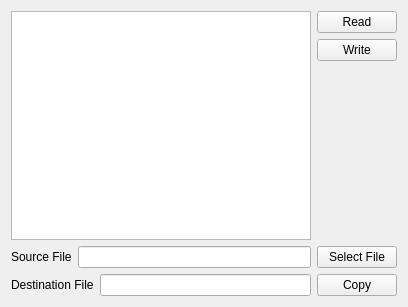
<?xml version="1.0" encoding="UTF-8"?>
<ui version="4.0">
 <class>Widget</class>
 <widget class="QWidget" name="Widget">
  <property name="geometry">
   <rect>
    <x>0</x>
    <y>0</y>
    <width>408</width>
    <height>307</height>
   </rect>
  </property>
  <property name="windowTitle">
   <string>Widget</string>
  </property>
  <layout class="QVBoxLayout" name="verticalLayout_2">
   <item>
    <layout class="QHBoxLayout" name="horizontalLayout_3">
     <item>
      <widget class="QTextEdit" name="textEdit"/>
     </item>
     <item>
      <layout class="QVBoxLayout" name="verticalLayout">
       <item>
        <widget class="QPushButton" name="readButton">
         <property name="text">
          <string>Read</string>
         </property>
        </widget>
       </item>
       <item>
        <widget class="QPushButton" name="writeButton">
         <property name="text">
          <string>Write</string>
         </property>
        </widget>
       </item>
       <item>
        <spacer name="verticalSpacer">
         <property name="orientation">
          <enum>Qt::Vertical</enum>
         </property>
         <property name="sizeHint" stdset="0">
          <size>
           <width>20</width>
           <height>40</height>
          </size>
         </property>
        </spacer>
       </item>
      </layout>
     </item>
    </layout>
   </item>
   <item>
    <layout class="QHBoxLayout" name="horizontalLayout">
     <item>
      <widget class="QLabel" name="label">
       <property name="text">
        <string>Source File</string>
       </property>
      </widget>
     </item>
     <item>
      <widget class="QLineEdit" name="sourceFileLineEdit"/>
     </item>
     <item>
      <widget class="QPushButton" name="selectButton">
       <property name="text">
        <string>Select File</string>
       </property>
      </widget>
     </item>
    </layout>
   </item>
   <item>
    <layout class="QHBoxLayout" name="horizontalLayout_2">
     <item>
      <widget class="QLabel" name="label_2">
       <property name="text">
        <string>Destination File</string>
       </property>
      </widget>
     </item>
     <item>
      <widget class="QLineEdit" name="destinationFileLineEdit"/>
     </item>
     <item>
      <widget class="QPushButton" name="copyButton">
       <property name="text">
        <string>Copy</string>
       </property>
      </widget>
     </item>
    </layout>
   </item>
  </layout>
 </widget>
 <resources/>
 <connections/>
</ui>
